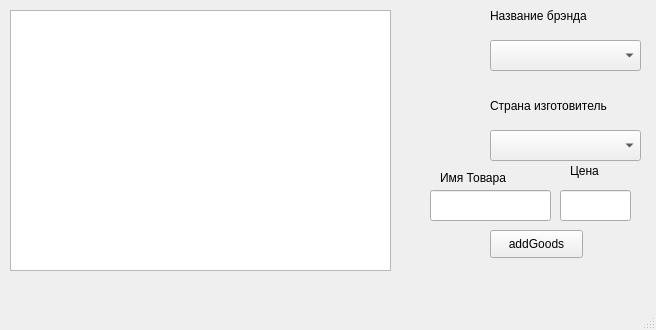
<?xml version="1.0" encoding="UTF-8"?>
<ui version="4.0">
 <class>GoodsWindow</class>
 <widget class="QMainWindow" name="GoodsWindow">
  <property name="geometry">
   <rect>
    <x>0</x>
    <y>0</y>
    <width>656</width>
    <height>330</height>
   </rect>
  </property>
  <property name="windowTitle">
   <string>MainWindow</string>
  </property>
  <widget class="QWidget" name="centralwidget">
   <widget class="QComboBox" name="comboBoxBrand">
    <property name="geometry">
     <rect>
      <x>490</x>
      <y>40</y>
      <width>151</width>
      <height>31</height>
     </rect>
    </property>
   </widget>
   <widget class="QPushButton" name="pushButton">
    <property name="geometry">
     <rect>
      <x>490</x>
      <y>230</y>
      <width>93</width>
      <height>28</height>
     </rect>
    </property>
    <property name="text">
     <string>addGoods</string>
    </property>
   </widget>
   <widget class="QComboBox" name="comboBox_origin">
    <property name="geometry">
     <rect>
      <x>490</x>
      <y>130</y>
      <width>151</width>
      <height>31</height>
     </rect>
    </property>
   </widget>
   <widget class="QLineEdit" name="lineEdit">
    <property name="geometry">
     <rect>
      <x>430</x>
      <y>190</y>
      <width>121</width>
      <height>31</height>
     </rect>
    </property>
   </widget>
   <widget class="QLineEdit" name="lineEditPrice">
    <property name="geometry">
     <rect>
      <x>560</x>
      <y>190</y>
      <width>71</width>
      <height>31</height>
     </rect>
    </property>
   </widget>
   <widget class="QLabel" name="label">
    <property name="geometry">
     <rect>
      <x>440</x>
      <y>170</y>
      <width>111</width>
      <height>16</height>
     </rect>
    </property>
    <property name="text">
     <string>Имя Товара</string>
    </property>
   </widget>
   <widget class="QLabel" name="label_2">
    <property name="geometry">
     <rect>
      <x>570</x>
      <y>160</y>
      <width>71</width>
      <height>21</height>
     </rect>
    </property>
    <property name="text">
     <string>Цена</string>
    </property>
   </widget>
   <widget class="QLabel" name="label_3">
    <property name="geometry">
     <rect>
      <x>490</x>
      <y>90</y>
      <width>151</width>
      <height>31</height>
     </rect>
    </property>
    <property name="text">
     <string>Страна изготовитель</string>
    </property>
   </widget>
   <widget class="QLabel" name="label_4">
    <property name="geometry">
     <rect>
      <x>490</x>
      <y>0</y>
      <width>151</width>
      <height>31</height>
     </rect>
    </property>
    <property name="text">
     <string>Название брэнда</string>
    </property>
   </widget>
   <widget class="QTableView" name="tableView">
    <property name="geometry">
     <rect>
      <x>10</x>
      <y>10</y>
      <width>381</width>
      <height>261</height>
     </rect>
    </property>
   </widget>
  </widget>
  <widget class="QMenuBar" name="menubar">
   <property name="geometry">
    <rect>
     <x>0</x>
     <y>0</y>
     <width>656</width>
     <height>26</height>
    </rect>
   </property>
  </widget>
  <widget class="QStatusBar" name="statusbar"/>
 </widget>
 <resources/>
 <connections/>
</ui>
